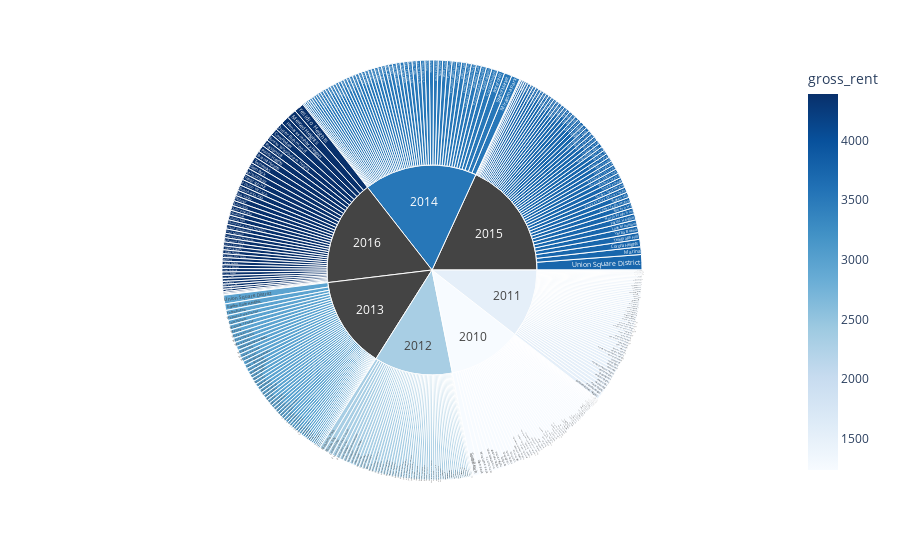

The cell this chart's notebook holds for it:
### Code cell
# sunburst()


def sunburst():

    df_expensive_neighborhoods_per_year = sfo_neighborhoods_census.sort_values(ascending=False, by ='sale_price_sqr_foot') 
    
    sunburst_data= px.sunburst(
        df_expensive_neighborhoods_per_year,
        path = ["year","neighborhood"],
        values = "sale_price_sqr_foot",
        color="gross_rent", 
        hover_data=["gross_rent"],
        color_continuous_scale="blues",
        height = 700
        
    )
    return sunburst_data

sunburst()

### Figure 1 — Plotly figure (JSON) as saved in the notebook; plotly's stock layout.template omitted (floating-point values rounded to 4 significant figures; data arrays with more than 128 entries replaced by an {"elided": "..."} marker saying what was removed)
{"data": [{"branchvalues": "total", "customdata": {"elided": "404x2 float values"}, "domain": {"x": [0, 1], "y": [0, 1]}, "hovertemplate": "labels=%{label}<br>sale_price_sqr_foot=%{value}<br>parent=%{parent}<br>id=%{id}<br>gross_rent=%{color}<extra></extra>", "ids": {"elided": "404 str values"}, "labels": {"elided": "404 str values"}, "marker": {"coloraxis": "coloraxis", "colors": {"elided": "404 float values"}}, "name": "", "parents": {"elided": "404 str values"}, "type": "sunburst", "values": {"elided": "404 float values"}}], "layout": {"autosize": true, "coloraxis": {"colorbar": {"title": {"text": "gross_rent"}}, "colorscale": [[0, "rgb(247,251,255)"], [0.125, "rgb(222,235,247)"], [0.25, "rgb(198,219,239)"], [0.375, "rgb(158,202,225)"], [0.5, "rgb(107,174,214)"], [0.625, "rgb(66,146,198)"], [0.75, "rgb(33,113,181)"], [0.875, "rgb(8,81,156)"], [1, "rgb(8,48,107)"]]}, "legend": {"tracegroupgap": 0}, "margin": {"t": 60}}}
